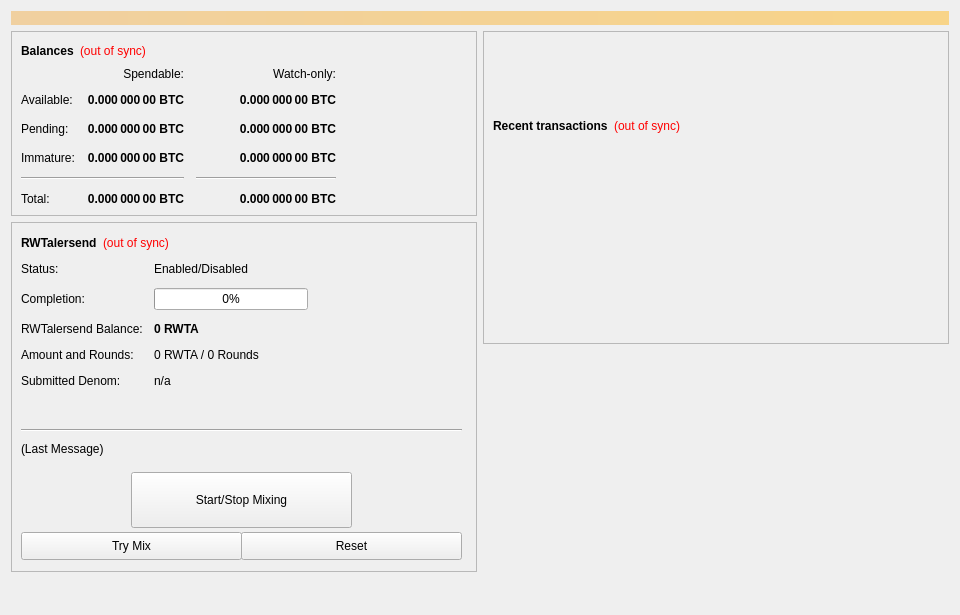
<?xml version="1.0" encoding="UTF-8"?>
<ui version="4.0">
 <class>SmartTokenConfig</class>
 <widget class="QWidget" name="SmartTokenConfig">
  <property name="geometry">
   <rect>
    <x>0</x>
    <y>0</y>
    <width>960</width>
    <height>615</height>
   </rect>
  </property>
  <property name="minimumSize">
   <size>
    <width>960</width>
    <height>0</height>
   </size>
  </property>
  <property name="windowTitle">
   <string>Form</string>
  </property>
  <layout class="QVBoxLayout" name="topLayout">
   <item>
    <widget class="QLabel" name="labelAlerts">
     <property name="visible">
      <bool>false</bool>
     </property>
     <property name="styleSheet">
      <string notr="true">background-color: qlineargradient(x1: 0, y1: 0, x2: 1, y2: 0, stop:0 #F0D0A0, stop:1 #F8D488); color:#000000;</string>
     </property>
     <property name="wordWrap">
      <bool>true</bool>
     </property>
     <property name="margin">
      <number>3</number>
     </property>
    </widget>
   </item>
   <item>
    <layout class="QHBoxLayout" name="horizontalLayout" stretch="1,1">
     <item>
      <layout class="QVBoxLayout" name="verticalLayout_2">
       <item>
        <widget class="QFrame" name="frame">
         <property name="frameShape">
          <enum>QFrame::StyledPanel</enum>
         </property>
         <property name="frameShadow">
          <enum>QFrame::Raised</enum>
         </property>
         <layout class="QVBoxLayout" name="verticalLayout_4">
          <item>
           <layout class="QHBoxLayout" name="horizontalLayout_4">
            <item>
             <widget class="QLabel" name="label_5">
              <property name="font">
               <font>
                <weight>75</weight>
                <bold>true</bold>
               </font>
              </property>
              <property name="text">
               <string>Balances</string>
              </property>
             </widget>
            </item>
            <item>
             <widget class="QLabel" name="labelWalletStatus">
              <property name="cursor">
               <cursorShape>WhatsThisCursor</cursorShape>
              </property>
              <property name="toolTip">
               <string>The displayed information may be out of date. Your wallet automatically synchronizes with the RWTA network after a connection is established, but this process has not completed yet.</string>
              </property>
              <property name="styleSheet">
               <string notr="true">QLabel { color: red; }</string>
              </property>
              <property name="text">
               <string notr="true">(out of sync)</string>
              </property>
              <property name="alignment">
               <set>Qt::AlignLeading|Qt::AlignLeft|Qt::AlignVCenter</set>
              </property>
             </widget>
            </item>
            <item>
             <spacer name="horizontalSpacer_3">
              <property name="orientation">
               <enum>Qt::Horizontal</enum>
              </property>
              <property name="sizeHint" stdset="0">
               <size>
                <width>40</width>
                <height>20</height>
               </size>
              </property>
             </spacer>
            </item>
           </layout>
          </item>
          <item>
           <layout class="QGridLayout" name="gridLayout">
            <property name="spacing">
             <number>12</number>
            </property>
            <item row="2" column="2">
             <widget class="QLabel" name="labelWatchPending">
              <property name="font">
               <font>
                <weight>75</weight>
                <bold>true</bold>
               </font>
              </property>
              <property name="cursor">
               <cursorShape>IBeamCursor</cursorShape>
              </property>
              <property name="toolTip">
               <string>Unconfirmed transactions to watch-only addresses</string>
              </property>
              <property name="text">
               <string notr="true">0.000 000 00 BTC</string>
              </property>
              <property name="alignment">
               <set>Qt::AlignRight|Qt::AlignTrailing|Qt::AlignVCenter</set>
              </property>
              <property name="textInteractionFlags">
               <set>Qt::LinksAccessibleByMouse|Qt::TextSelectableByKeyboard|Qt::TextSelectableByMouse</set>
              </property>
             </widget>
            </item>
            <item row="2" column="1">
             <widget class="QLabel" name="labelUnconfirmed">
              <property name="font">
               <font>
                <weight>75</weight>
                <bold>true</bold>
               </font>
              </property>
              <property name="cursor">
               <cursorShape>IBeamCursor</cursorShape>
              </property>
              <property name="toolTip">
               <string>Total of transactions that have yet to be confirmed, and do not yet count toward the spendable balance</string>
              </property>
              <property name="text">
               <string notr="true">0.000 000 00 BTC</string>
              </property>
              <property name="alignment">
               <set>Qt::AlignRight|Qt::AlignTrailing|Qt::AlignVCenter</set>
              </property>
              <property name="textInteractionFlags">
               <set>Qt::LinksAccessibleByMouse|Qt::TextSelectableByKeyboard|Qt::TextSelectableByMouse</set>
              </property>
             </widget>
            </item>
            <item row="3" column="2">
             <widget class="QLabel" name="labelWatchImmature">
              <property name="font">
               <font>
                <weight>75</weight>
                <bold>true</bold>
               </font>
              </property>
              <property name="cursor">
               <cursorShape>IBeamCursor</cursorShape>
              </property>
              <property name="toolTip">
               <string>Staked or masternode rewards in watch-only addresses that has not yet matured</string>
              </property>
              <property name="text">
               <string notr="true">0.000 000 00 BTC</string>
              </property>
              <property name="alignment">
               <set>Qt::AlignRight|Qt::AlignTrailing|Qt::AlignVCenter</set>
              </property>
              <property name="textInteractionFlags">
               <set>Qt::LinksAccessibleByMouse|Qt::TextSelectableByKeyboard|Qt::TextSelectableByMouse</set>
              </property>
             </widget>
            </item>
            <item row="4" column="0" colspan="2">
             <widget class="Line" name="lineSpendableBalance">
              <property name="orientation">
               <enum>Qt::Horizontal</enum>
              </property>
             </widget>
            </item>
            <item row="4" column="2">
             <widget class="Line" name="lineWatchBalance">
              <property name="sizePolicy">
               <sizepolicy hsizetype="Preferred" vsizetype="Fixed">
                <horstretch>0</horstretch>
                <verstretch>0</verstretch>
               </sizepolicy>
              </property>
              <property name="minimumSize">
               <size>
                <width>140</width>
                <height>0</height>
               </size>
              </property>
              <property name="orientation">
               <enum>Qt::Horizontal</enum>
              </property>
             </widget>
            </item>
            <item row="5" column="0">
             <widget class="QLabel" name="labelTotalText">
              <property name="text">
               <string>Total:</string>
              </property>
             </widget>
            </item>
            <item row="3" column="1">
             <widget class="QLabel" name="labelImmature">
              <property name="font">
               <font>
                <weight>75</weight>
                <bold>true</bold>
               </font>
              </property>
              <property name="cursor">
               <cursorShape>IBeamCursor</cursorShape>
              </property>
              <property name="toolTip">
               <string>Staked or masternode rewards that has not yet matured</string>
              </property>
              <property name="text">
               <string notr="true">0.000 000 00 BTC</string>
              </property>
              <property name="alignment">
               <set>Qt::AlignRight|Qt::AlignTrailing|Qt::AlignVCenter</set>
              </property>
              <property name="textInteractionFlags">
               <set>Qt::LinksAccessibleByMouse|Qt::TextSelectableByKeyboard|Qt::TextSelectableByMouse</set>
              </property>
             </widget>
            </item>
            <item row="2" column="3">
             <spacer name="horizontalSpacer_2">
              <property name="orientation">
               <enum>Qt::Horizontal</enum>
              </property>
              <property name="sizeHint" stdset="0">
               <size>
                <width>40</width>
                <height>20</height>
               </size>
              </property>
             </spacer>
            </item>
            <item row="3" column="0">
             <widget class="QLabel" name="labelImmatureText">
              <property name="text">
               <string>Immature:</string>
              </property>
             </widget>
            </item>
            <item row="5" column="1">
             <widget class="QLabel" name="labelTotal">
              <property name="font">
               <font>
                <weight>75</weight>
                <bold>true</bold>
               </font>
              </property>
              <property name="cursor">
               <cursorShape>IBeamCursor</cursorShape>
              </property>
              <property name="toolTip">
               <string>Your current total balance</string>
              </property>
              <property name="text">
               <string notr="true">0.000 000 00 BTC</string>
              </property>
              <property name="alignment">
               <set>Qt::AlignRight|Qt::AlignTrailing|Qt::AlignVCenter</set>
              </property>
              <property name="textInteractionFlags">
               <set>Qt::LinksAccessibleByMouse|Qt::TextSelectableByKeyboard|Qt::TextSelectableByMouse</set>
              </property>
             </widget>
            </item>
            <item row="5" column="2">
             <widget class="QLabel" name="labelWatchTotal">
              <property name="font">
               <font>
                <weight>75</weight>
                <bold>true</bold>
               </font>
              </property>
              <property name="cursor">
               <cursorShape>IBeamCursor</cursorShape>
              </property>
              <property name="toolTip">
               <string>Current total balance in watch-only addresses</string>
              </property>
              <property name="text">
               <string notr="true">0.000 000 00 BTC</string>
              </property>
              <property name="alignment">
               <set>Qt::AlignRight|Qt::AlignTrailing|Qt::AlignVCenter</set>
              </property>
              <property name="textInteractionFlags">
               <set>Qt::LinksAccessibleByMouse|Qt::TextSelectableByKeyboard|Qt::TextSelectableByMouse</set>
              </property>
             </widget>
            </item>
            <item row="0" column="2">
             <widget class="QLabel" name="labelWatchonly">
              <property name="text">
               <string>Watch-only:</string>
              </property>
              <property name="alignment">
               <set>Qt::AlignRight|Qt::AlignTrailing|Qt::AlignVCenter</set>
              </property>
             </widget>
            </item>
            <item row="1" column="0">
             <widget class="QLabel" name="labelBalanceText">
              <property name="text">
               <string>Available:</string>
              </property>
             </widget>
            </item>
            <item row="1" column="1">
             <widget class="QLabel" name="labelBalance">
              <property name="font">
               <font>
                <weight>75</weight>
                <bold>true</bold>
               </font>
              </property>
              <property name="cursor">
               <cursorShape>IBeamCursor</cursorShape>
              </property>
              <property name="toolTip">
               <string>Your current spendable balance</string>
              </property>
              <property name="text">
               <string notr="true">0.000 000 00 BTC</string>
              </property>
              <property name="alignment">
               <set>Qt::AlignRight|Qt::AlignTrailing|Qt::AlignVCenter</set>
              </property>
              <property name="textInteractionFlags">
               <set>Qt::LinksAccessibleByMouse|Qt::TextSelectableByKeyboard|Qt::TextSelectableByMouse</set>
              </property>
             </widget>
            </item>
            <item row="1" column="2">
             <widget class="QLabel" name="labelWatchAvailable">
              <property name="font">
               <font>
                <weight>75</weight>
                <bold>true</bold>
               </font>
              </property>
              <property name="cursor">
               <cursorShape>IBeamCursor</cursorShape>
              </property>
              <property name="toolTip">
               <string>Your current balance in watch-only addresses</string>
              </property>
              <property name="text">
               <string notr="true">0.000 000 00 BTC</string>
              </property>
              <property name="alignment">
               <set>Qt::AlignRight|Qt::AlignTrailing|Qt::AlignVCenter</set>
              </property>
              <property name="textInteractionFlags">
               <set>Qt::LinksAccessibleByMouse|Qt::TextSelectableByKeyboard|Qt::TextSelectableByMouse</set>
              </property>
             </widget>
            </item>
            <item row="2" column="0">
             <widget class="QLabel" name="labelPendingText">
              <property name="text">
               <string>Pending:</string>
              </property>
             </widget>
            </item>
            <item row="0" column="1">
             <widget class="QLabel" name="labelSpendable">
              <property name="text">
               <string>Spendable:</string>
              </property>
              <property name="alignment">
               <set>Qt::AlignRight|Qt::AlignTrailing|Qt::AlignVCenter</set>
              </property>
             </widget>
            </item>
           </layout>
          </item>
         </layout>
        </widget>
       </item>
       <item>
        <widget class="QFrame" name="frameObfuscation">
         <property name="minimumSize">
          <size>
           <width>0</width>
           <height>350</height>
          </size>
         </property>
         <property name="layoutDirection">
          <enum>Qt::LeftToRight</enum>
         </property>
         <property name="frameShape">
          <enum>QFrame::StyledPanel</enum>
         </property>
         <property name="frameShadow">
          <enum>QFrame::Raised</enum>
         </property>
         <widget class="QWidget" name="formLayoutWidget">
          <property name="geometry">
           <rect>
            <x>10</x>
            <y>40</y>
            <width>451</width>
            <height>161</height>
           </rect>
          </property>
          <layout class="QFormLayout" name="formLayout">
           <property name="fieldGrowthPolicy">
            <enum>QFormLayout::AllNonFixedFieldsGrow</enum>
           </property>
           <property name="horizontalSpacing">
            <number>11</number>
           </property>
           <property name="verticalSpacing">
            <number>12</number>
           </property>
           <item row="0" column="0">
            <widget class="QLabel" name="label_6">
             <property name="text">
              <string>Status:</string>
             </property>
            </widget>
           </item>
           <item row="1" column="0">
            <widget class="QLabel" name="label_7">
             <property name="text">
              <string>Completion:</string>
             </property>
            </widget>
           </item>
           <item row="1" column="1">
            <widget class="QProgressBar" name="obfuscationProgress">
             <property name="maximumSize">
              <size>
               <width>154</width>
               <height>16777215</height>
              </size>
             </property>
             <property name="value">
              <number>0</number>
             </property>
            </widget>
           </item>
           <item row="2" column="0">
            <widget class="QLabel" name="labelAnonymizedText">
             <property name="text">
              <string>RWTalersend Balance:</string>
             </property>
            </widget>
           </item>
           <item row="2" column="1">
            <widget class="QLabel" name="labelAnonymized">
             <property name="font">
              <font>
               <weight>75</weight>
               <bold>true</bold>
              </font>
             </property>
             <property name="text">
              <string notr="true">0 RWTA</string>
             </property>
            </widget>
           </item>
           <item row="3" column="0">
            <widget class="QLabel" name="label_8">
             <property name="text">
              <string>Amount and Rounds:</string>
             </property>
            </widget>
           </item>
           <item row="3" column="1">
            <widget class="QLabel" name="labelAmountRounds">
             <property name="text">
              <string>0 RWTA / 0 Rounds</string>
             </property>
            </widget>
           </item>
           <item row="4" column="0">
            <widget class="QLabel" name="label_9">
             <property name="text">
              <string>Submitted Denom:</string>
             </property>
            </widget>
           </item>
           <item row="4" column="1">
            <widget class="QLabel" name="labelSubmittedDenom">
             <property name="toolTip">
              <string>The denominations you submitted to the Masternode.&lt;br&gt;To mix, other users must submit the exact same denominations.</string>
             </property>
             <property name="text">
              <string>n/a</string>
             </property>
            </widget>
           </item>
           <item row="0" column="1">
            <widget class="QLabel" name="RWTalersendEnabled">
             <property name="text">
              <string>Enabled/Disabled</string>
             </property>
            </widget>
           </item>
          </layout>
         </widget>
         <widget class="QPushButton" name="runAutoDenom">
          <property name="geometry">
           <rect>
            <x>251</x>
            <y>17</y>
            <width>1</width>
            <height>1</height>
           </rect>
          </property>
          <property name="palette">
           <palette>
            <active>
             <colorrole role="WindowText">
              <brush brushstyle="SolidPattern">
               <color alpha="255">
                <red>0</red>
                <green>0</green>
                <blue>0</blue>
               </color>
              </brush>
             </colorrole>
             <colorrole role="Button">
              <brush brushstyle="SolidPattern">
               <color alpha="255">
                <red>239</red>
                <green>238</green>
                <blue>238</blue>
               </color>
              </brush>
             </colorrole>
             <colorrole role="Light">
              <brush brushstyle="SolidPattern">
               <color alpha="255">
                <red>255</red>
                <green>255</green>
                <blue>255</blue>
               </color>
              </brush>
             </colorrole>
             <colorrole role="Midlight">
              <brush brushstyle="SolidPattern">
               <color alpha="255">
                <red>247</red>
                <green>246</green>
                <blue>246</blue>
               </color>
              </brush>
             </colorrole>
             <colorrole role="Dark">
              <brush brushstyle="SolidPattern">
               <color alpha="255">
                <red>119</red>
                <green>119</green>
                <blue>119</blue>
               </color>
              </brush>
             </colorrole>
             <colorrole role="Mid">
              <brush brushstyle="SolidPattern">
               <color alpha="255">
                <red>159</red>
                <green>159</green>
                <blue>159</blue>
               </color>
              </brush>
             </colorrole>
             <colorrole role="Text">
              <brush brushstyle="SolidPattern">
               <color alpha="255">
                <red>0</red>
                <green>0</green>
                <blue>0</blue>
               </color>
              </brush>
             </colorrole>
             <colorrole role="BrightText">
              <brush brushstyle="SolidPattern">
               <color alpha="255">
                <red>255</red>
                <green>255</green>
                <blue>255</blue>
               </color>
              </brush>
             </colorrole>
             <colorrole role="ButtonText">
              <brush brushstyle="SolidPattern">
               <color alpha="255">
                <red>0</red>
                <green>0</green>
                <blue>0</blue>
               </color>
              </brush>
             </colorrole>
             <colorrole role="Base">
              <brush brushstyle="SolidPattern">
               <color alpha="255">
                <red>255</red>
                <green>255</green>
                <blue>255</blue>
               </color>
              </brush>
             </colorrole>
             <colorrole role="Window">
              <brush brushstyle="SolidPattern">
               <color alpha="255">
                <red>239</red>
                <green>238</green>
                <blue>238</blue>
               </color>
              </brush>
             </colorrole>
             <colorrole role="Shadow">
              <brush brushstyle="SolidPattern">
               <color alpha="255">
                <red>0</red>
                <green>0</green>
                <blue>0</blue>
               </color>
              </brush>
             </colorrole>
             <colorrole role="AlternateBase">
              <brush brushstyle="SolidPattern">
               <color alpha="255">
                <red>247</red>
                <green>246</green>
                <blue>246</blue>
               </color>
              </brush>
             </colorrole>
             <colorrole role="ToolTipBase">
              <brush brushstyle="SolidPattern">
               <color alpha="255">
                <red>255</red>
                <green>255</green>
                <blue>220</blue>
               </color>
              </brush>
             </colorrole>
             <colorrole role="ToolTipText">
              <brush brushstyle="SolidPattern">
               <color alpha="255">
                <red>0</red>
                <green>0</green>
                <blue>0</blue>
               </color>
              </brush>
             </colorrole>
            </active>
            <inactive>
             <colorrole role="WindowText">
              <brush brushstyle="SolidPattern">
               <color alpha="255">
                <red>0</red>
                <green>0</green>
                <blue>0</blue>
               </color>
              </brush>
             </colorrole>
             <colorrole role="Button">
              <brush brushstyle="SolidPattern">
               <color alpha="255">
                <red>239</red>
                <green>238</green>
                <blue>238</blue>
               </color>
              </brush>
             </colorrole>
             <colorrole role="Light">
              <brush brushstyle="SolidPattern">
               <color alpha="255">
                <red>255</red>
                <green>255</green>
                <blue>255</blue>
               </color>
              </brush>
             </colorrole>
             <colorrole role="Midlight">
              <brush brushstyle="SolidPattern">
               <color alpha="255">
                <red>247</red>
                <green>246</green>
                <blue>246</blue>
               </color>
              </brush>
             </colorrole>
             <colorrole role="Dark">
              <brush brushstyle="SolidPattern">
               <color alpha="255">
                <red>119</red>
                <green>119</green>
                <blue>119</blue>
               </color>
              </brush>
             </colorrole>
             <colorrole role="Mid">
              <brush brushstyle="SolidPattern">
               <color alpha="255">
                <red>159</red>
                <green>159</green>
                <blue>159</blue>
               </color>
              </brush>
             </colorrole>
             <colorrole role="Text">
              <brush brushstyle="SolidPattern">
               <color alpha="255">
                <red>0</red>
                <green>0</green>
                <blue>0</blue>
               </color>
              </brush>
             </colorrole>
             <colorrole role="BrightText">
              <brush brushstyle="SolidPattern">
               <color alpha="255">
                <red>255</red>
                <green>255</green>
                <blue>255</blue>
               </color>
              </brush>
             </colorrole>
             <colorrole role="ButtonText">
              <brush brushstyle="SolidPattern">
               <color alpha="255">
                <red>0</red>
                <green>0</green>
                <blue>0</blue>
               </color>
              </brush>
             </colorrole>
             <colorrole role="Base">
              <brush brushstyle="SolidPattern">
               <color alpha="255">
                <red>255</red>
                <green>255</green>
                <blue>255</blue>
               </color>
              </brush>
             </colorrole>
             <colorrole role="Window">
              <brush brushstyle="SolidPattern">
               <color alpha="255">
                <red>239</red>
                <green>238</green>
                <blue>238</blue>
               </color>
              </brush>
             </colorrole>
             <colorrole role="Shadow">
              <brush brushstyle="SolidPattern">
               <color alpha="255">
                <red>0</red>
                <green>0</green>
                <blue>0</blue>
               </color>
              </brush>
             </colorrole>
             <colorrole role="AlternateBase">
              <brush brushstyle="SolidPattern">
               <color alpha="255">
                <red>247</red>
                <green>246</green>
                <blue>246</blue>
               </color>
              </brush>
             </colorrole>
             <colorrole role="ToolTipBase">
              <brush brushstyle="SolidPattern">
               <color alpha="255">
                <red>255</red>
                <green>255</green>
                <blue>220</blue>
               </color>
              </brush>
             </colorrole>
             <colorrole role="ToolTipText">
              <brush brushstyle="SolidPattern">
               <color alpha="255">
                <red>0</red>
                <green>0</green>
                <blue>0</blue>
               </color>
              </brush>
             </colorrole>
            </inactive>
            <disabled>
             <colorrole role="WindowText">
              <brush brushstyle="SolidPattern">
               <color alpha="255">
                <red>119</red>
                <green>119</green>
                <blue>119</blue>
               </color>
              </brush>
             </colorrole>
             <colorrole role="Button">
              <brush brushstyle="SolidPattern">
               <color alpha="255">
                <red>239</red>
                <green>238</green>
                <blue>238</blue>
               </color>
              </brush>
             </colorrole>
             <colorrole role="Light">
              <brush brushstyle="SolidPattern">
               <color alpha="255">
                <red>255</red>
                <green>255</green>
                <blue>255</blue>
               </color>
              </brush>
             </colorrole>
             <colorrole role="Midlight">
              <brush brushstyle="SolidPattern">
               <color alpha="255">
                <red>247</red>
                <green>246</green>
                <blue>246</blue>
               </color>
              </brush>
             </colorrole>
             <colorrole role="Dark">
              <brush brushstyle="SolidPattern">
               <color alpha="255">
                <red>119</red>
                <green>119</green>
                <blue>119</blue>
               </color>
              </brush>
             </colorrole>
             <colorrole role="Mid">
              <brush brushstyle="SolidPattern">
               <color alpha="255">
                <red>159</red>
                <green>159</green>
                <blue>159</blue>
               </color>
              </brush>
             </colorrole>
             <colorrole role="Text">
              <brush brushstyle="SolidPattern">
               <color alpha="255">
                <red>119</red>
                <green>119</green>
                <blue>119</blue>
               </color>
              </brush>
             </colorrole>
             <colorrole role="BrightText">
              <brush brushstyle="SolidPattern">
               <color alpha="255">
                <red>255</red>
                <green>255</green>
                <blue>255</blue>
               </color>
              </brush>
             </colorrole>
             <colorrole role="ButtonText">
              <brush brushstyle="SolidPattern">
               <color alpha="255">
                <red>119</red>
                <green>119</green>
                <blue>119</blue>
               </color>
              </brush>
             </colorrole>
             <colorrole role="Base">
              <brush brushstyle="SolidPattern">
               <color alpha="255">
                <red>239</red>
                <green>238</green>
                <blue>238</blue>
               </color>
              </brush>
             </colorrole>
             <colorrole role="Window">
              <brush brushstyle="SolidPattern">
               <color alpha="255">
                <red>239</red>
                <green>238</green>
                <blue>238</blue>
               </color>
              </brush>
             </colorrole>
             <colorrole role="Shadow">
              <brush brushstyle="SolidPattern">
               <color alpha="255">
                <red>0</red>
                <green>0</green>
                <blue>0</blue>
               </color>
              </brush>
             </colorrole>
             <colorrole role="AlternateBase">
              <brush brushstyle="SolidPattern">
               <color alpha="255">
                <red>239</red>
                <green>238</green>
                <blue>238</blue>
               </color>
              </brush>
             </colorrole>
             <colorrole role="ToolTipBase">
              <brush brushstyle="SolidPattern">
               <color alpha="255">
                <red>255</red>
                <green>255</green>
                <blue>220</blue>
               </color>
              </brush>
             </colorrole>
             <colorrole role="ToolTipText">
              <brush brushstyle="SolidPattern">
               <color alpha="255">
                <red>0</red>
                <green>0</green>
                <blue>0</blue>
               </color>
              </brush>
             </colorrole>
            </disabled>
           </palette>
          </property>
          <property name="focusPolicy">
           <enum>Qt::NoFocus</enum>
          </property>
          <property name="autoFillBackground">
           <bool>true</bool>
          </property>
          <property name="text">
           <string/>
          </property>
          <property name="flat">
           <bool>true</bool>
          </property>
         </widget>
         <widget class="QPushButton" name="toggleObfuscation">
          <property name="geometry">
           <rect>
            <x>120</x>
            <y>250</y>
            <width>221</width>
            <height>56</height>
           </rect>
          </property>
          <property name="sizePolicy">
           <sizepolicy hsizetype="MinimumExpanding" vsizetype="Fixed">
            <horstretch>0</horstretch>
            <verstretch>0</verstretch>
           </sizepolicy>
          </property>
          <property name="text">
           <string>Start/Stop Mixing</string>
          </property>
         </widget>
         <widget class="Line" name="lineLastMessage">
          <property name="geometry">
           <rect>
            <x>10</x>
            <y>200</y>
            <width>441</width>
            <height>16</height>
           </rect>
          </property>
          <property name="orientation">
           <enum>Qt::Horizontal</enum>
          </property>
         </widget>
         <widget class="QLabel" name="RWTalersendStatus">
          <property name="geometry">
           <rect>
            <x>10</x>
            <y>220</y>
            <width>451</width>
            <height>61</height>
           </rect>
          </property>
          <property name="minimumSize">
           <size>
            <width>288</width>
            <height>43</height>
           </size>
          </property>
          <property name="text">
           <string>(Last Message)</string>
          </property>
          <property name="alignment">
           <set>Qt::AlignLeading|Qt::AlignLeft|Qt::AlignTop</set>
          </property>
          <property name="wordWrap">
           <bool>true</bool>
          </property>
         </widget>
         <widget class="QPushButton" name="obfuscationAuto">
          <property name="geometry">
           <rect>
            <x>10</x>
            <y>310</y>
            <width>221</width>
            <height>28</height>
           </rect>
          </property>
          <property name="sizePolicy">
           <sizepolicy hsizetype="MinimumExpanding" vsizetype="Fixed">
            <horstretch>0</horstretch>
            <verstretch>0</verstretch>
           </sizepolicy>
          </property>
          <property name="toolTip">
           <string>Try to manually submit a RWTalersend request.</string>
          </property>
          <property name="text">
           <string>Try Mix</string>
          </property>
         </widget>
         <widget class="QPushButton" name="obfuscationReset">
          <property name="geometry">
           <rect>
            <x>230</x>
            <y>310</y>
            <width>221</width>
            <height>28</height>
           </rect>
          </property>
          <property name="sizePolicy">
           <sizepolicy hsizetype="MinimumExpanding" vsizetype="Fixed">
            <horstretch>0</horstretch>
            <verstretch>0</verstretch>
           </sizepolicy>
          </property>
          <property name="toolTip">
           <string>Reset the current status of RWTalersend (can interrupt RWTalersend if it's in the process of Mixing, which can cost you money!)</string>
          </property>
          <property name="autoFillBackground">
           <bool>false</bool>
          </property>
          <property name="text">
           <string>Reset</string>
          </property>
         </widget>
         <widget class="QWidget" name="layoutWidget">
          <property name="geometry">
           <rect>
            <x>10</x>
            <y>10</y>
            <width>431</width>
            <height>22</height>
           </rect>
          </property>
          <layout class="QHBoxLayout" name="horizontalLayout_5">
           <item>
            <widget class="QLabel" name="label_2">
             <property name="font">
              <font>
               <weight>75</weight>
               <bold>true</bold>
              </font>
             </property>
             <property name="text">
              <string>RWTalersend</string>
             </property>
            </widget>
           </item>
           <item>
            <widget class="QLabel" name="labelObfuscationSyncStatus">
             <property name="toolTip">
              <string>The displayed information may be out of date. Your wallet automatically synchronizes with the RWTA network after a connection is established, but this process has not completed yet.</string>
             </property>
             <property name="styleSheet">
              <string notr="true">QLabel { color: red; }</string>
             </property>
             <property name="text">
              <string notr="true">(out of sync)</string>
             </property>
             <property name="alignment">
              <set>Qt::AlignLeading|Qt::AlignLeft|Qt::AlignVCenter</set>
             </property>
            </widget>
           </item>
           <item>
            <spacer name="horizontalSpacer_4">
             <property name="orientation">
              <enum>Qt::Horizontal</enum>
             </property>
             <property name="sizeHint" stdset="0">
              <size>
               <width>40</width>
               <height>20</height>
              </size>
             </property>
            </spacer>
           </item>
          </layout>
         </widget>
        </widget>
       </item>
       <item>
        <spacer name="verticalSpacer">
         <property name="orientation">
          <enum>Qt::Vertical</enum>
         </property>
         <property name="sizeHint" stdset="0">
          <size>
           <width>20</width>
           <height>40</height>
          </size>
         </property>
        </spacer>
       </item>
      </layout>
     </item>
     <item>
      <layout class="QVBoxLayout" name="verticalLayout_3">
       <item>
        <widget class="QFrame" name="frame_2">
         <property name="frameShape">
          <enum>QFrame::StyledPanel</enum>
         </property>
         <property name="frameShadow">
          <enum>QFrame::Raised</enum>
         </property>
         <layout class="QVBoxLayout" name="verticalLayout">
          <item>
           <spacer name="verticalSpacer_3">
            <property name="orientation">
             <enum>Qt::Vertical</enum>
            </property>
            <property name="sizeType">
             <enum>QSizePolicy::Fixed</enum>
            </property>
            <property name="sizeHint" stdset="0">
             <size>
              <width>20</width>
              <height>75</height>
             </size>
            </property>
           </spacer>
          </item>
          <item>
           <layout class="QHBoxLayout" name="horizontalLayout_2">
            <item>
             <widget class="QLabel" name="label_4">
              <property name="font">
               <font>
                <weight>75</weight>
                <bold>true</bold>
               </font>
              </property>
              <property name="text">
               <string>Recent transactions</string>
              </property>
             </widget>
            </item>
            <item>
             <widget class="QLabel" name="labelTransactionsStatus">
              <property name="cursor">
               <cursorShape>WhatsThisCursor</cursorShape>
              </property>
              <property name="toolTip">
               <string>The displayed information may be out of date. Your wallet automatically synchronizes with the RWTA network after a connection is established, but this process has not completed yet.</string>
              </property>
              <property name="styleSheet">
               <string notr="true">QLabel { color: red; }</string>
              </property>
              <property name="text">
               <string notr="true">(out of sync)</string>
              </property>
              <property name="alignment">
               <set>Qt::AlignRight|Qt::AlignTrailing|Qt::AlignVCenter</set>
              </property>
             </widget>
            </item>
            <item>
             <spacer name="horizontalSpacer">
              <property name="orientation">
               <enum>Qt::Horizontal</enum>
              </property>
              <property name="sizeHint" stdset="0">
               <size>
                <width>40</width>
                <height>20</height>
               </size>
              </property>
             </spacer>
            </item>
           </layout>
          </item>
          <item>
           <widget class="QListView" name="listTransactions">
            <property name="styleSheet">
             <string notr="true">QListView { background: transparent; }</string>
            </property>
            <property name="frameShape">
             <enum>QFrame::NoFrame</enum>
            </property>
            <property name="verticalScrollBarPolicy">
             <enum>Qt::ScrollBarAlwaysOff</enum>
            </property>
            <property name="horizontalScrollBarPolicy">
             <enum>Qt::ScrollBarAlwaysOff</enum>
            </property>
            <property name="selectionMode">
             <enum>QAbstractItemView::NoSelection</enum>
            </property>
           </widget>
          </item>
         </layout>
        </widget>
       </item>
       <item>
        <spacer name="verticalSpacer_2">
         <property name="orientation">
          <enum>Qt::Vertical</enum>
         </property>
         <property name="sizeType">
          <enum>QSizePolicy::Expanding</enum>
         </property>
         <property name="sizeHint" stdset="0">
          <size>
           <width>20</width>
           <height>40</height>
          </size>
         </property>
        </spacer>
       </item>
      </layout>
     </item>
    </layout>
   </item>
  </layout>
 </widget>
 <resources/>
 <connections/>
</ui>
